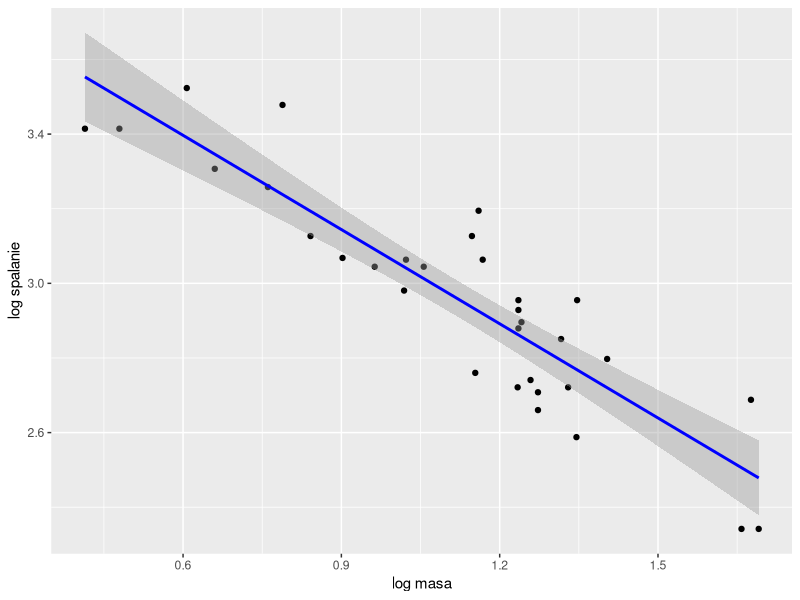
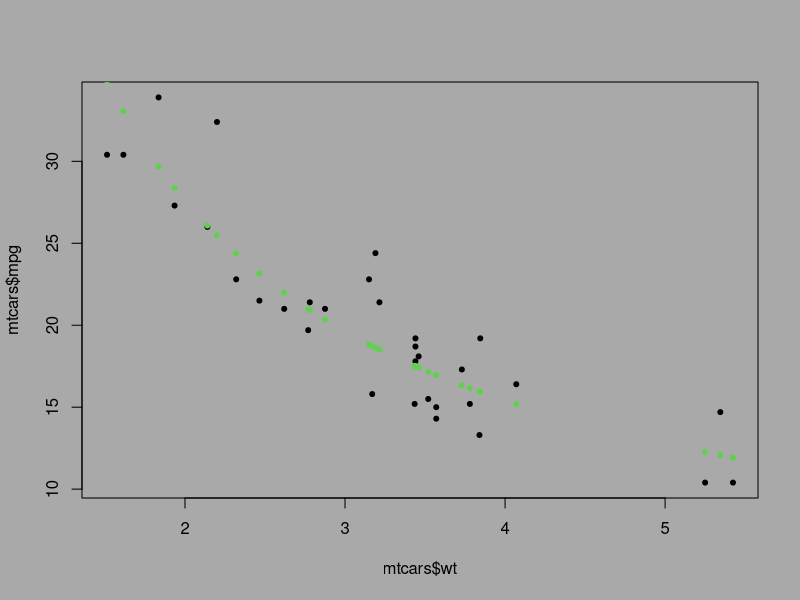
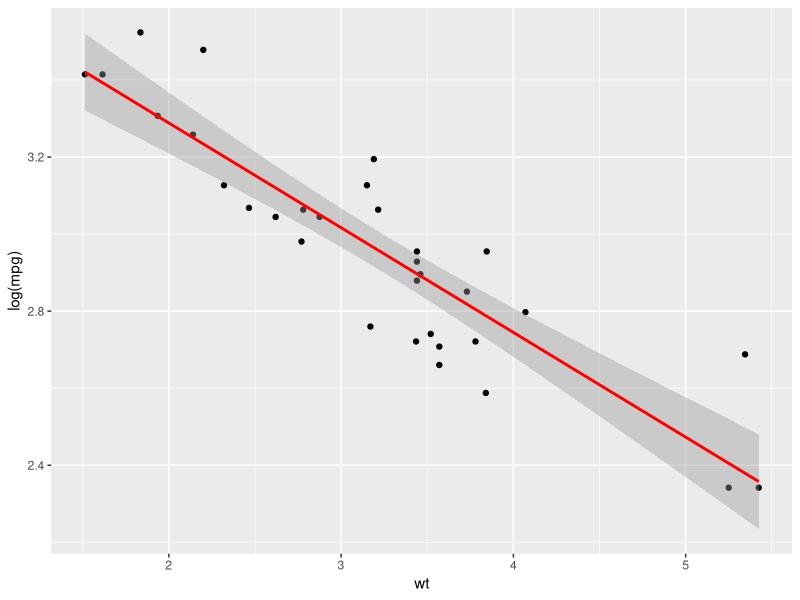
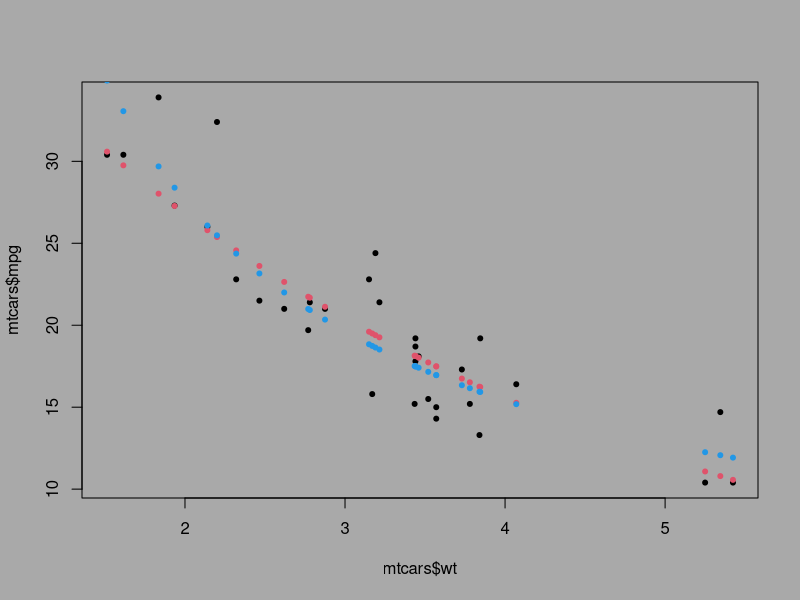
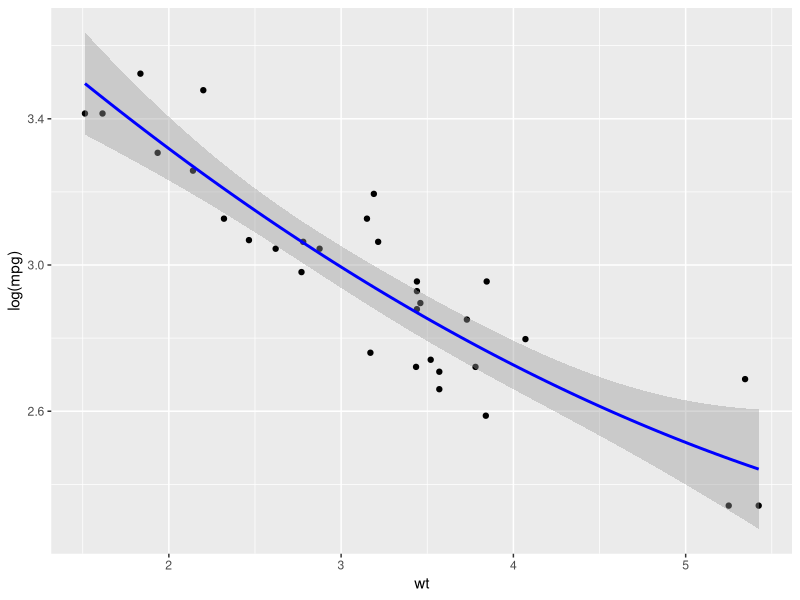

The R source for these figures, in order:
# Ładowanie danych i pakietów
library(ggplot2) # Wizualizacja
library(dplyr)   # Przetwarzanie danych
library(broom)   # Podsumowanie modeli
library(tidyverse) # Przetwarzanie danych
par(bg="darkgrey") # Ustawienie globalne koloru tła wykresów
# Dane wbudowane mtcars
data("mtcars")
head(mtcars)
# Modelujemy zależność między zużyciem paliwa (mpg) a masą (wt)

# 1. Model potęgowy --------------------------------------------------------

# y=a*x^b - Przekształcamy równanie w postać liniową poprzez logarytmowanie:
# log(y)=log(a)+b*log(x)
# Tworzymy nową ramkę danych z logarytmami
mtcars_log <- mtcars %>%
  mutate(log_mpg = log(mpg), log_wt = log(wt))
# Dopasowujemy model liniowy dla logarytmów
model_log <- lm (log_mpg ~ log_wt, data = mtcars_log)
# Wyniki modelu
summary(model_log)
# Wizualizacja dopasowania
ggplot(mtcars_log, aes(x = log_wt, y = log_mpg))+
  # Funkcja aes() definiuje, które kolumny z ramki danych mtcars_log będą 
  # reprezentować osie wykresu:
  geom_point()+ # Każdy punkt na wykresie odpowiada jednej obserwacji 
  # (samochodowi) z danych.
  geom_smooth(method = "lm", col = "blue")+
  # Dodaje linię dopasowania modelu liniowego (prostej regresji) do wykresu.
  labs(tilte = "model potęgowy", x = "log masa", y = "log spalanie")
a <- exp(model_log$coefficients[1])
b <- model_log$coefficients[2]
y <- a*mtcars$wt^b # predykcja (mpg)
plot(mtcars$wt, mtcars$mpg, pch = 20)
points(mtcars$wt, y, pch = 20, col = 3)

# 2. Model wykładniczy -----------------------------------------------------

# y=a*e^b*x logarytmujemy otrzymując log(y)=log(a)+b*x
# Dopasowujemy model dla logarytmu zmiennej objaśnianej
model_exp <- lm(log(mpg) ~ wt, data = mtcars)
# Wyniki modelu
summary(model_exp)
# Wizualizacja
ggplot(mtcars, aes(x = wt, y = log(mpg)))+
  geom_point()+
  geom_smooth(method = "lm", color = "red")
# Aby nie nadpisać zmiennych przyjmijmy
a1 <- exp(model_exp$coefficients[1])
b1 <- model_exp$coefficients[2]
y1 <- a1*exp(b1*mtcars$wt)
# Wizualizacja
plot(mtcars$wt, mtcars$mpg, pch = 20, col = "black")
points(mtcars$wt, y1, pch = 20, col = 2)
points(mtcars$wt, y, pch = 20, col = 4)

# 3. Model potęgowo-wykładniczy ("mieszany”) ------------------------------
# y=a*x^b*e^c*x Logarytmujemy obie strony:
# log(y)=log(a)+b⋅log(x)+cx
# Dodajemy logarytm zmiennej niezależnej
mtcars_mieszany <- mtcars %>%
  mutate(log_wt = log(wt))
# Dopasowujemy model mieszany
model_mieszany <- lm(log(mpg) ~ log_wt + wt, data = mtcars_mieszany )
# Podsumowanie modelu
summary(model_mieszany)
a2 <- exp(model_mieszany$coefficients[1])
b2 <- model_mieszany$coefficients[2]

# Wizualizacja dopasowania
ggplot(mtcars, aes(x = wt, y = log(mpg)))+
  geom_point()+
  geom_smooth(method = "lm", formula = y ~ poly(x,2), color = "blue")
